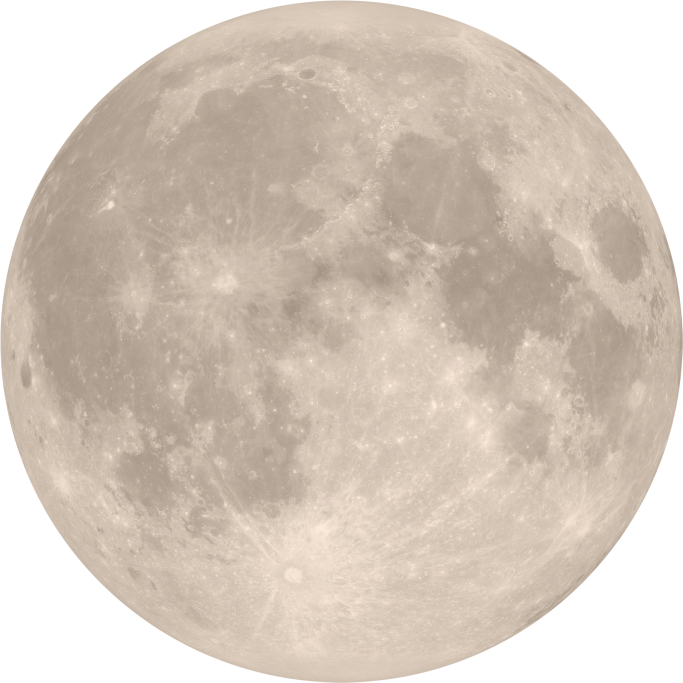
#> input picture moon-texture.png, 2048 x 2048 px, given in place of moon_src.jpg, which was not available (shown at 1/3 size)
$ python prep_moon.py
#> lines starting #> are read from the running program, lines starting #| are printed output that depends on the picture; pictures that were not available may be replaced by others from this repository, and a replacement may not be noted
"""Projiser et ekvirektangulart manekart til en kremtonet naerside-skive (RGBA PNG).
Bruk samme skript pa NASAs hoyopploste kart for produksjon:
    python3 prep_moon.py <equirect-kart> moon-texture.png 2048
"""
import sys
import numpy as np
from PIL import Image

src = sys.argv[1] if len(sys.argv) > 1 else "moon_src.jpg"
out = sys.argv[2] if len(sys.argv) > 2 else "moon-texture.png"
D   = int(sys.argv[3]) if len(sys.argv) > 3 else 2048
R   = D / 2.0
C_LOW  = np.array([150, 135, 120])   # warme, morkere parti (hav/krater)
C_HIGH = np.array([255, 238, 222])   # krem (hoylandet) - matcher designet

m = np.asarray(Image.open(src).convert("L"), float)
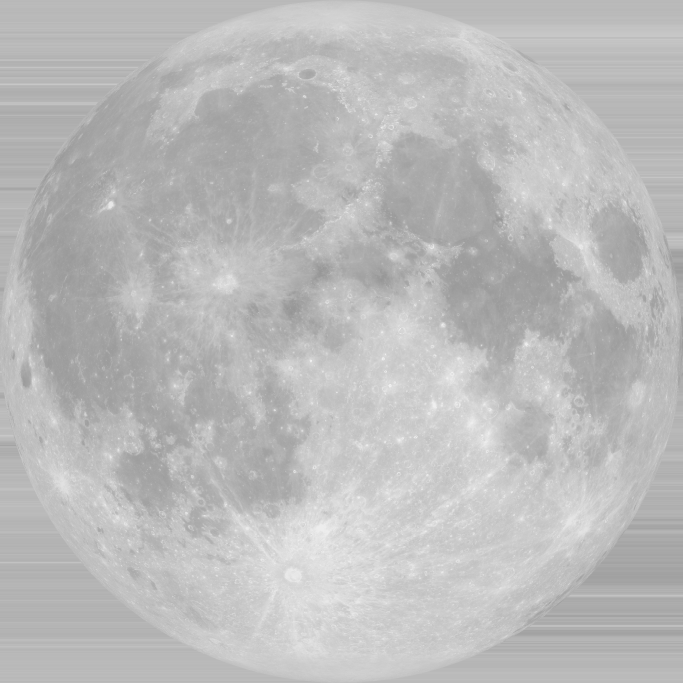
#> m: shape (2048, 2048) float64 (shown at 1/3 size); min 147, max 240, mean 187
Hm, Wm = m.shape
#> Hm = 2048; Wm = 2048
yy, xx = np.mgrid[0:D, 0:D]
nx = (xx - R) / R
ny = (yy - R) / R
rr = nx*nx + ny*ny
nz = np.sqrt(np.clip(1 - rr, 0, 1))
lat = np.arcsin(np.clip(-ny, -1, 1))          # naerside, sentrert lon 0
lon = np.arctan2(nx, nz)
u = np.clip(((lon/(2*np.pi)) + 0.5) * (Wm-1), 0, Wm-1).astype(int)
v = np.clip((0.5 - lat/np.pi) * (Hm-1), 0, Hm-1).astype(int)
L = m[v, u] / 255.0
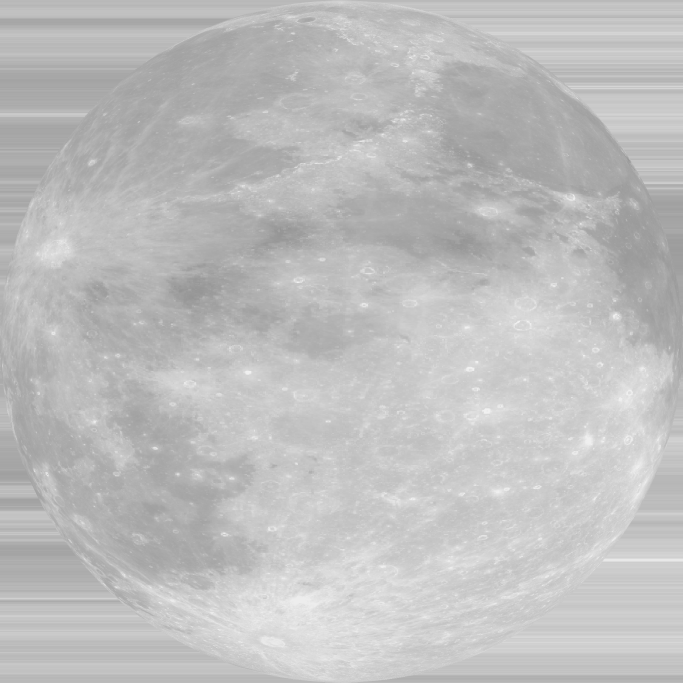
#> L: shape (2048, 2048) float64 (shown at 1/3 size); min 0.576, max 0.941, mean 0.745

t = np.clip((L - 0.12) / 0.72, 0, 1) ** 0.9   # litt kontraststrekk
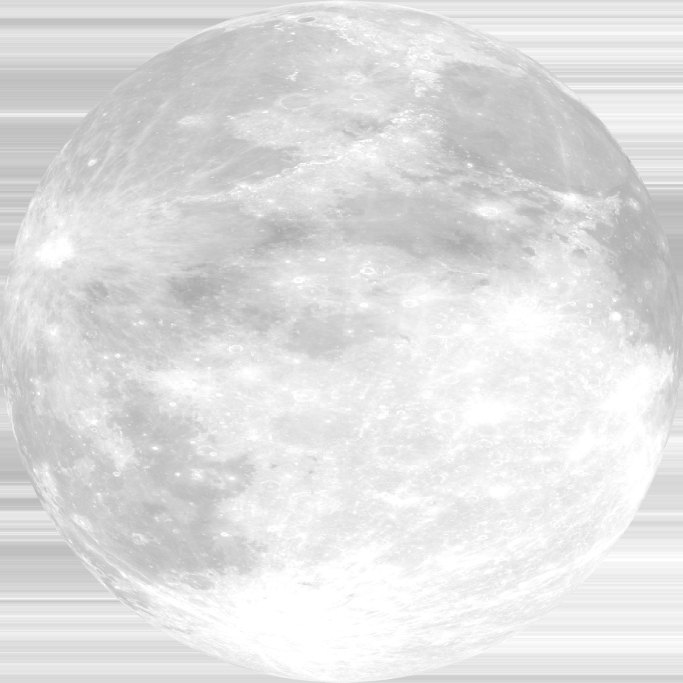
#> t: shape (2048, 2048) float64 (shown at 1/3 size); min 0.664, max 1, mean 0.878
t *= (0.60 + 0.40 * nz**0.5)                  # mild kantmorkning (limb darkening)
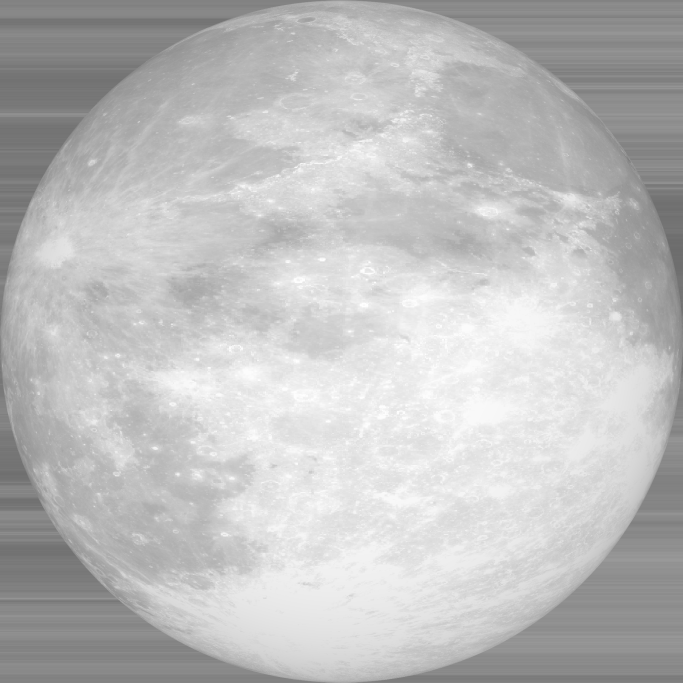
#> t: shape (2048, 2048) float64 (shown at 1/3 size); min 0.426, max 1, mean 0.748
t = np.clip(t, 0, 1)[..., None]
rgb = (C_LOW + (C_HIGH - C_LOW) * t).astype(np.uint8)
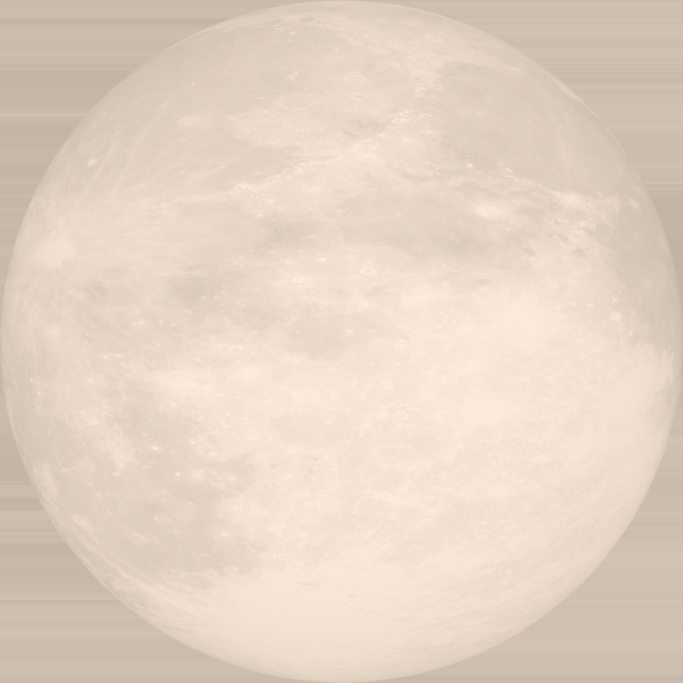
#> rgb: shape (2048, 2048, 3) (shown at 1/3 size); mean of channels 0, 1, 2 228, 211.5, 195.8; drawn as R, G, B

dist = np.sqrt(rr)
alpha = np.clip((1.0 - dist) / (2.0/R), 0, 1)  # mykt antialiasert kant (~2px)
alpha = (alpha * 255).astype(np.uint8)

out_img = np.dstack([rgb, alpha])
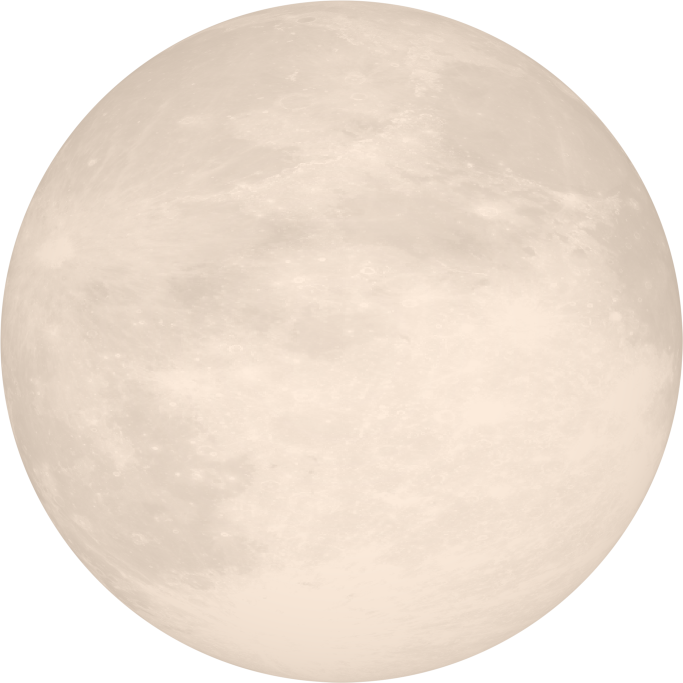
#> out_img: shape (2048, 2048, 4) (shown at 1/3 size); mean of channels 0, 1, 2, 3 228, 211.5, 195.8, 199.9; transparent parts drawn white
Image.fromarray(out_img, "RGBA").save(out)
print("Lagret", out, (D, D))
